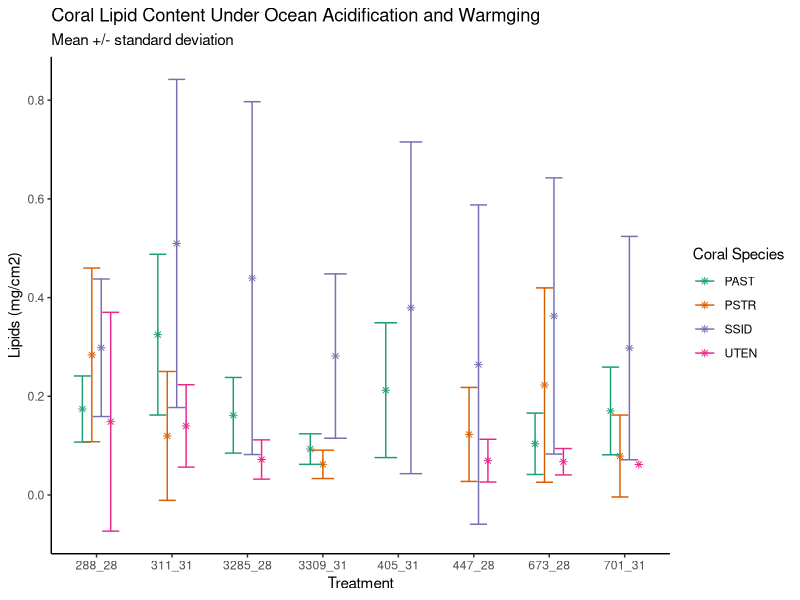
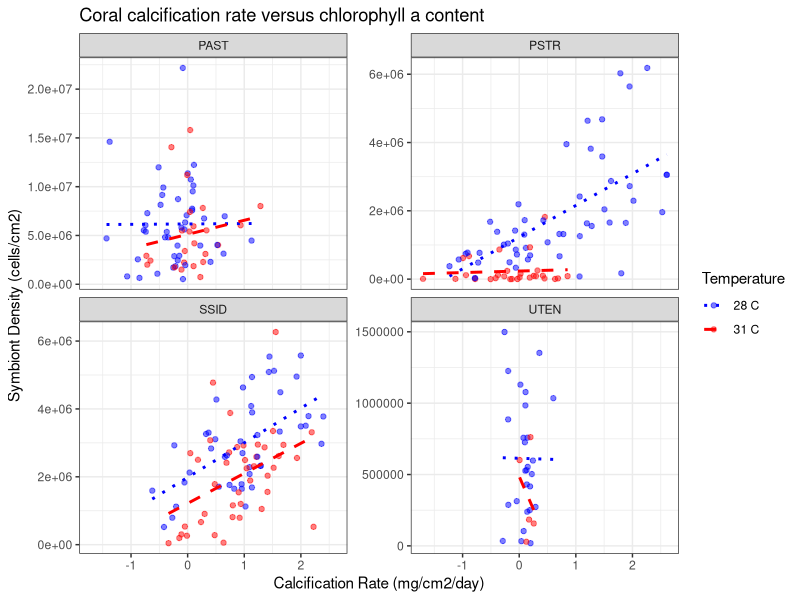

These figures' R source, in order:
## ---- chunk 1

# R stats meme
url <- "https://pbs.twimg.com/media/FFgtGkKWUAIspUI?format=jpg&name=small"

## ---- chunk 2

df <- read.csv("MarineBio_ExampleData.csv", header = TRUE)
str(df)

## ---- chunk 3

library(tidyverse)

## ---- chunk 4

lipid_sum <- df %>% 
  group_by(treat, species) %>% 
  summarise(mean = mean(lipid),
            sd = sd(lipid))

## ---- chunk 5

ggplot(data = lipid_sum, aes(x = treat, colour = species)) +
  geom_point(aes(y = mean), shape = 8, position = position_dodge(width = 0.5)) +
  geom_errorbar(aes(ymin = mean - sd, ymax = mean + sd), position = position_dodge(width = 0.5)) +
  scale_colour_brewer("Coral Species", labels = c("PAST", "PSTR", "SSID", "UTEN"), palette = "Dark2") +
  labs(x = "Treatment",
       y = "Lipids (mg/cm2)",
       title = "Coral Lipid Content Under Ocean Acidification and Warmging",
       subtitle = "Mean +/- standard deviation") +
  theme_classic()

## ---- chunk 6

T90_df <- df %>% 
  filter(T0_T90 == "T90")

## ---- chunk 7

ggplot(data = T90_df, aes(x = rate, y = den, colour = ftemp, linetype = ftemp)) +
  geom_point(alpha = 0.5) +
  scale_color_manual("Temperature", values = c("blue", "red"), labels = c("28 C", "31 C")) +
  scale_linetype_manual("Temperature", values = c("dotted", "dashed"), labels = c("28 C", "31 C")) +
  geom_smooth(method = lm, se = FALSE) +
  facet_wrap(~ species, scales = "free_y", labeller = as_labeller(c("A" = "PAST", "P" = "PSTR", "S" = "SSID", "T" = "UTEN"))) +
  labs(x = "Calcification Rate (mg/cm2/day)",
       y = "Symbiont Density (cells/cm2)",
       title = "Coral calcification rate versus chlorophyll a content") +
  theme_bw()

## ---- chunk 8

# R stats meme
url2 <- "https://i.redd.it/hbgrpj5qg5zz.jpg"

